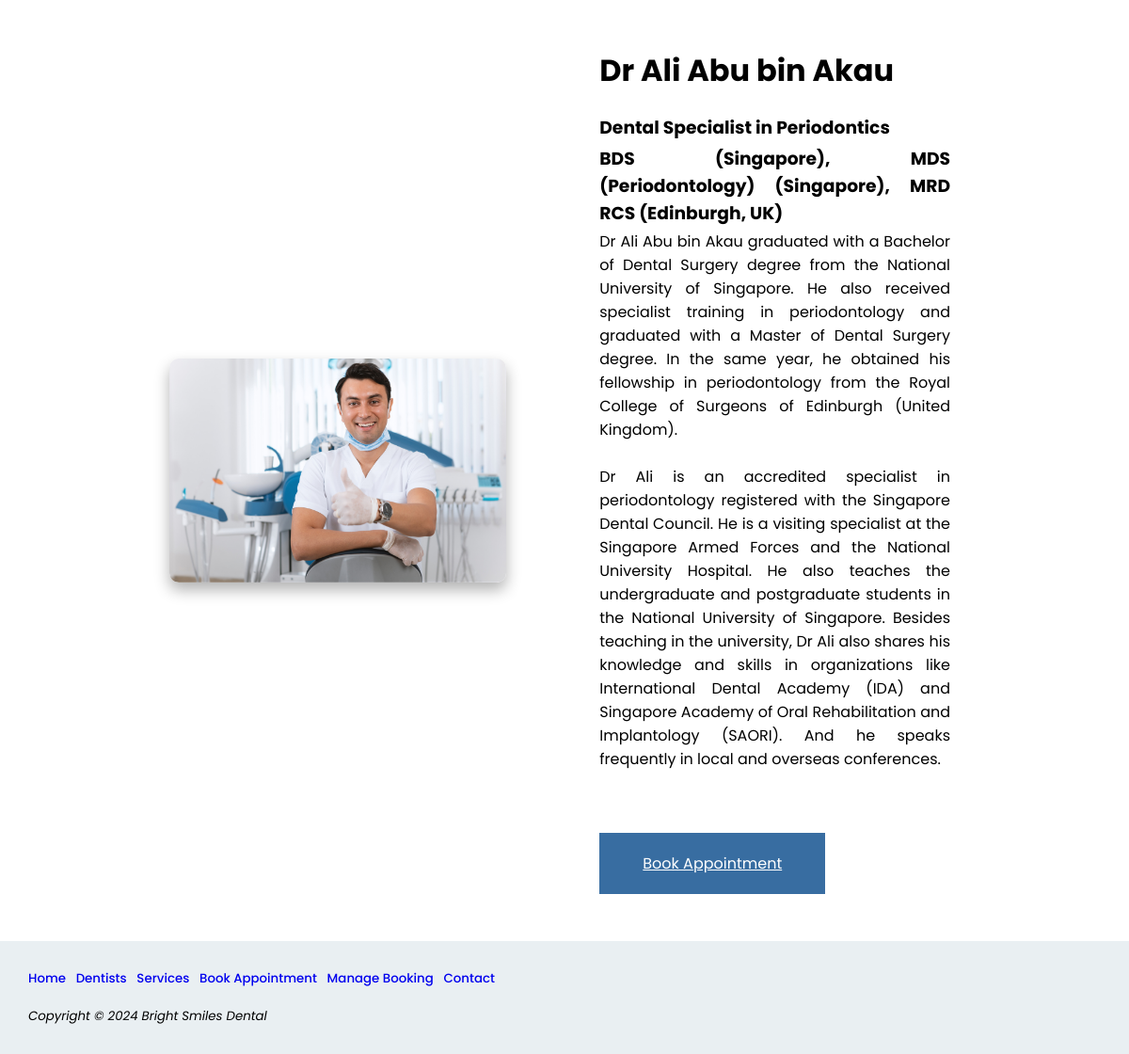
The page /Dentists/dentist_bio.php?dentist_id=3 on the database its author committed.
### tables this page shows
CREATE TABLE `dentists` (
  `dentist_id` int(11) NOT NULL,
  `dentist_name` varchar(64) DEFAULT NULL,
  `dentist_email` varchar(64) DEFAULT NULL,
  `dentist_password` varchar(64) DEFAULT NULL,
  `dentist_description` text DEFAULT NULL,
  `dentist_image` varchar(64) DEFAULT NULL
);

### Dentists/dentist_bio.php (the view, shortened to what this page needs)
<!DOCTYPE html>
<html lang="en">
<head>
<link rel="stylesheet" href="../styles.css">
</head>
<body>
<div id="wrapper">
    <?php
    include '../dbconnect.php';
    $dentist_id = $_GET['dentist_id'] ?? '';
    $sql = "SELECT dentist_name, dentist_description, dentist_image FROM dentists where dentist_id = ?";
    $stmt = $conn->prepare($sql);
    $stmt->bind_param("i", $dentist_id);
    $stmt->execute();
    $result = $stmt->get_result();
    $dentist = $result->fetch_assoc();
    if ($dentist) {
        echo "<div class='container_service'>";
        echo "<div id='service_image'>";
        echo "<img src='../Assets/{$dentist['dentist_image']}' width='200px' alt='temp'><br>";
        echo "</div>";
        echo "<div id='service_detail'>";
        echo "<h1>{$dentist['dentist_name']}</h1>";
        echo "<p>{$dentist['dentist_description']}</p>";
        echo "<br><br>";
        echo "<div id='book_appointment'>";
        echo "<a href='../Booking Appointment/book_appointment.php'>Book Appointment</a>";
        echo "</div>";
        echo "</div>";
        echo "</div>";
    } else {
        echo "<p>Dentist not found.</p>";
    }
    ?>
    <div id="footer"></div>
</div>
</body>
</html>

### styles.css (style rules this page uses)
body { margin:0px; width: 100%; font-family: 'Poppins', sans-serif; display: flex; justify-content: center; align-items: center; }
h3 { margin-block-start: 0.2em; margin-block-end: 0.2em; }
#wrapper { background-color:#FFFFFF; min-width:850px; width: 100%; font-family: "Poppins"; }
#service_detail { text-align: justify; }
#service_image { width: 60%; justify-content: center; display: flex; justify-content: left; }
#service_image img { height: auto; width: 80%; border-radius: 10px; box-shadow: 0 8px 16px rgba(0, 0, 0, 0.3); }
#service_detail { padding:10px; width: 50%; margin-bottom: 20px; }
#book_appointment { padding:20px; background-color: #386da1; width: 200px; text-align: center; }
#book_appointment a { color:#FFFFFF; }
.container_service { padding : 20px; display: flex; justify-content: center; width: 70%; margin: auto; align-items: center; }

### rows shown on the page
dentists: dentist_image (picture), dentist_name "Dr Ali Abu bin Akau", dentist_description "Dental Specialist in Periodontics BDS (Singapore), MDS (Periodontology) (Singapore), MRD RCS (Edinburgh, UK) Dr Ali Abu bin Akau graduated with a Bachelor of Dental Surgery degree from the National University of Singapore. He also received specialist training in periodontology and graduated with a Master of Dental Surgery degree. In the same year, he obtained his fellowship in periodontology from the Royal College of Surgeons of Edinburgh (United Kingdom). Dr Ali is an accredited specialist in periodontology registered with the Singapore Dental Council. He is a visiting specialist at the Singapore Armed Forces and the National University Hospital. He also teaches the undergraduate and…"
